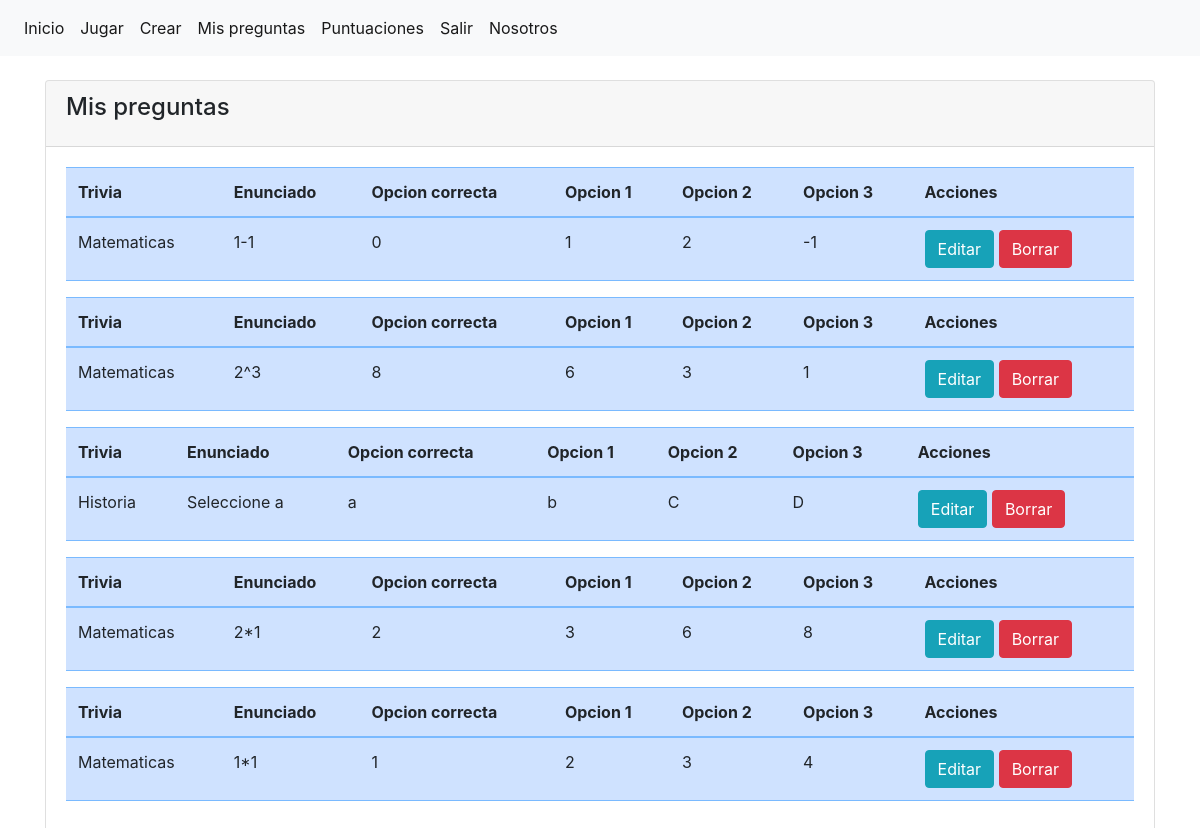
Before: /preguntas (signed in) with the older database file.
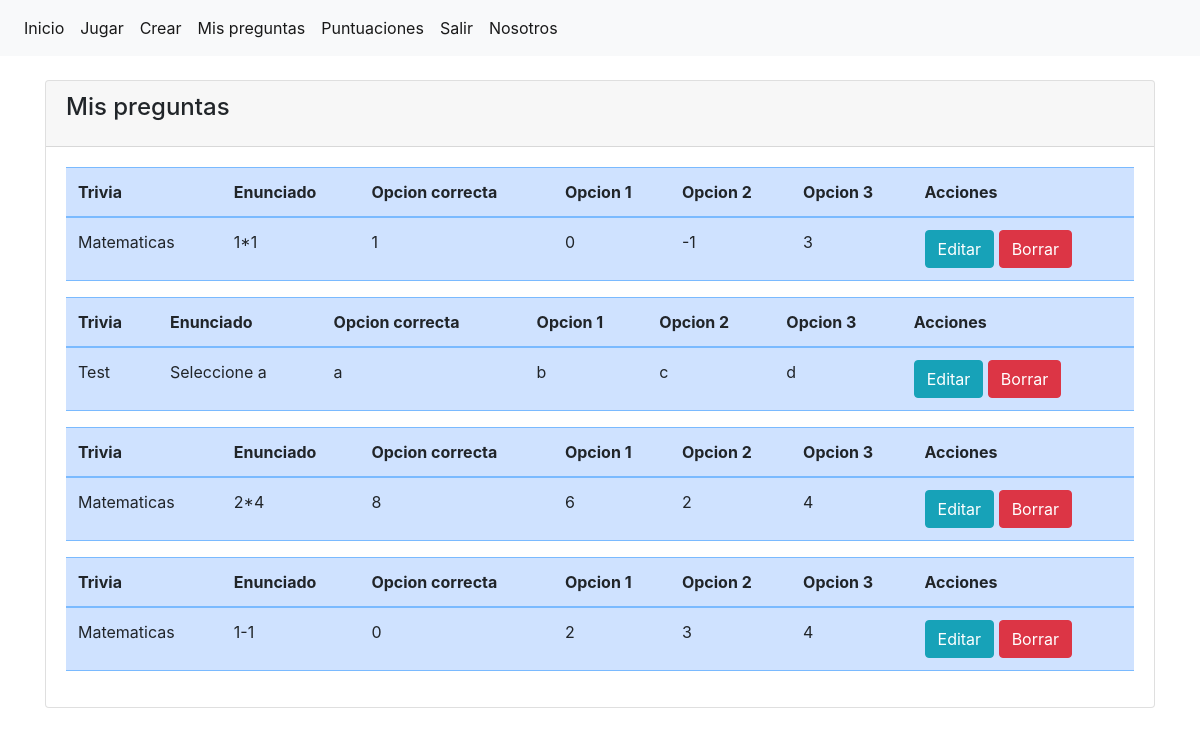
After: the same page with the newer database file.
### TGApp/models.py (models this page shows, shortened)
class Pregunta(models.Model):
    numero_respuestas_permitidas = 1
    autor = models.ForeignKey(User, on_delete=models.CASCADE, null=True)
    trivia = models.ForeignKey(Trivia, on_delete=models.CASCADE, null=True)
    id = models.AutoField(primary_key=True)
    pregunta = models.TextField(verbose_name='Enunciado de la pregunta', null=True)
    opcionCorrecta = models.CharField(max_length=1000, verbose_name='Opcion correcta de la pregunta', null=True)
    opcion2 = models.CharField(max_length=1000, verbose_name='Opcion falsa de la pregunta', null=True)
    opcion3 = models.CharField(max_length=1000, verbose_name='Opcion falsa de la pregunta', null=True)
    opcion4 = models.CharField(max_length=1000, verbose_name='Opcion falsa de la pregunta', null=True)
    respuesta = models.CharField(max_length=1000, verbose_name='respuesta', null=True)
    puntaje = models.DecimalField(verbose_name='Puntaje obtenido', default=0, decimal_places=2, max_digits=10)

class Trivia(models.Model):
    autor = models.ForeignKey(User, on_delete=models.CASCADE, null=True)
    id = models.AutoField(primary_key=True)
    nombre = models.CharField(max_length=100)
    Tipo = models.CharField(max_length=100)
    def __str__(self):
        return self.Tipo

### TGApp/views.py (the view)
# urls.py: path('preguntas', views.preguntas, name='preguntas'),
def preguntas(request):
    context = {
        'trivias': Trivia.objects.all().order_by('-id'),
        'preguntas': Pregunta.objects.all().order_by('-id'),
    }
    return render(request, "TGApp/preguntas.html", context)

### TGApp/templates/TGApp/preguntas.html (shortened to what this page needs)
{% extends "base.html" %}
{% block contenido %}
<br>
<div class="card">
    <div class="card-header">
        <h4 class="card-title">Mis preguntas</h4>
    </div>
    <div class="card-body">
        {% for Pregunta in preguntas %}
            {% if Pregunta.autor == user %}
                <div class="table-responsive">
                    <table class="table table-primary">
                        <thead>
                            <tr>
                                <th >Trivia</th>
                                <th scope="col">Enunciado</th>
                                <th scope="col">Opcion correcta</th>
                                <th scope="col">Opcion 1</th>
                                <th scope="col">Opcion 2</th>
                                <th scope="col">Opcion 3</th>
                                <th scope="col">Acciones</th>
                            </tr>
                        </thead>
                        <tbody>
                            <tr class="">
                                <td scope="row">{{ Pregunta.trivia }}</td>
                                <td>{{ Pregunta.pregunta }}</td>
                                <td>{{ Pregunta.opcionCorrecta }}</td>
                                <td>{{ Pregunta.opcion2 }}</td>
                                <td>{{ Pregunta.opcion3 }}</td>
                                <td>{{ Pregunta.opcion4 }}</td>
                                <td> <a name="" id="" class="btn btn-info" href="{% url 'EditarPregunta' Pregunta.id %}" role="button">Editar</a> <a name="" id="" class="btn btn-danger" href="{% url 'EliminarPregunta' Pregunta.id %}" role="button">Borrar</a></td>
                            </tr>
                        </tbody>
                    </table>
                </div>
            {% endif %}
        {% endfor %}
    </div>
</div>
{% endblock %}

### TGApp/templates/base.html (shortened to what this page needs)
{% load static %}
<!DOCTYPE html>
<html lang="es">
<head>
    <link href="https://cdn.jsdelivr.net/npm/bootstrap@5.1.3/dist/css/bootstrap.min.css" rel="stylesheet">
    <link rel="stylesheet" href="https://stackpath.bootstrapcdn.com/bootstrap/4.5.0/css/bootstrap.min.css">
</head>
<body>
<nav class="navbar navbar-expand navbar-light bg-light">
    <div class="nav navbar-nav">
        <a class="nav-item nav-link active" href="{% url 'inicio' %}">Inicio</a>
        {% if user.is_authenticated %}
          <a class="nav-item nav-link active" href="{% url 'jugar' %}">Jugar</a>
          <a class="nav-item nav-link active" href="{% url 'crear' %}">Crear</a>
          <a class="nav-item nav-link active" href="{% url 'preguntas' %}">Mis preguntas</a>
          <a class="nav-item nav-link active" href="{% url 'tablero' %}">Puntuaciones</a>
          <a class="nav-item nav-link active" href="{% url 'logout' %}">Salir</a>
        {% else %}
        <a class="nav-item nav-link active" href="{% url 'login' %}">Login</a>
        <a class="nav-item nav-link active" href="{% url 'registrar' %}">Registrar</a>
        {% endif %}
        <a class="nav-item nav-link active" href="{% url 'nosotros' %}">Nosotros</a>
    </div>
</nav>
<div class="container">
  <div class="row">
    <div class="col-12">
      {% block contenido %} {% endblock %}
    </div>
  </div>
</div>
</body>
</html>

Changed rows visible on the page:
removed Pregunta: trivia "Matematicas", pregunta "1-1", opcionCorrecta "0", opcion2 "1", opcion3 "2", opcion4 "-1"
removed Pregunta: trivia "Matematicas", pregunta "2^3", opcionCorrecta "8", opcion2 "6", opcion3 "3", opcion4 "1"
removed Pregunta: trivia "Historia", pregunta "Seleccione a", opcionCorrecta "a", opcion2 "b", opcion3 "C", opcion4 "D"
removed Pregunta: trivia "Matematicas", pregunta "2*1", opcionCorrecta "2", opcion2 "3", opcion3 "6", opcion4 "8"
removed Pregunta: trivia "Matematicas", pregunta "1*1", opcionCorrecta "1", opcion2 "2", opcion3 "3", opcion4 "4"
added Pregunta: trivia "Matematicas", pregunta "1*1", opcionCorrecta "1", opcion2 "0", opcion3 "-1", opcion4 "3"
added Pregunta: trivia "Test", pregunta "Seleccione a", opcionCorrecta "a", opcion2 "b", opcion3 "c", opcion4 "d"
added Pregunta: trivia "Matematicas", pregunta "2*4", opcionCorrecta "8", opcion2 "6", opcion3 "2", opcion4 "4"
added Pregunta: trivia "Matematicas", pregunta "1-1", opcionCorrecta "0", opcion2 "2", opcion3 "3", opcion4 "4"
